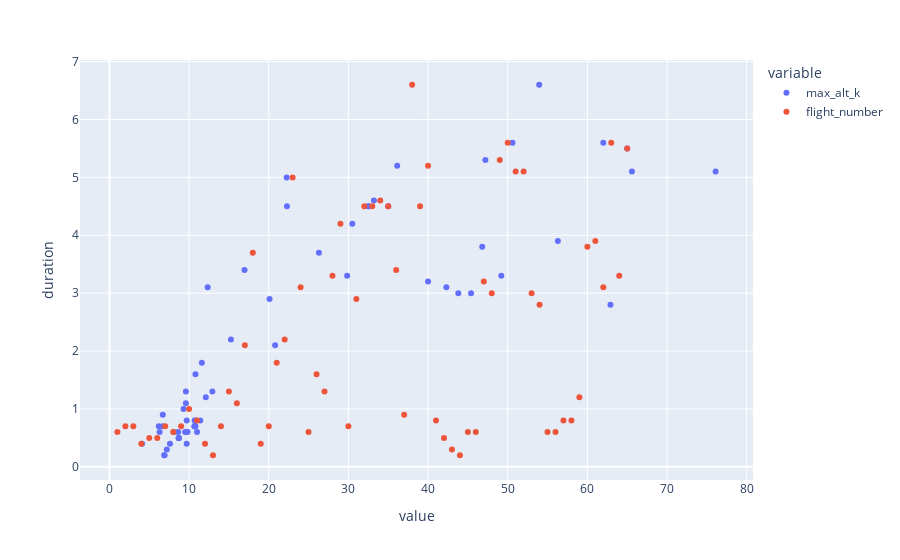

Notebook code for this chart:
### Code cell
px.scatter(flts, x=['max_alt_k', 'flight_number'], y='duration', labels=["Duration (hours)"])

### Figure 1 — Plotly figure (JSON) as saved in the notebook; plotly's stock layout.template omitted (floating-point values rounded to 4 significant figures)
{"data": [{"hovertemplate": "variable=max_alt_k<br>value=%{x}<br>duration=%{y}<extra></extra>", "legendgroup": "max_alt_k", "marker": {"color": "#636efa", "symbol": "circle"}, "mode": "markers", "name": "max_alt_k", "orientation": "v", "showlegend": true, "type": "scatter", "x": [8.1, 10.8, 10.7, 7.6, 8.7, 8.7, 10.7, 9.5, 10.7, 9.3, 11.4, 9.7, 6.9, 10.7, 9.6, 9.6, 20.8, 26.3, 4.1, 6.7, 11.6, 15.25, 22.25, 12.33, 6.3, 10.8, 12.92, 29.84, 30.49, 6.2, 20.1, 32.58, 32.46, 33.2, 22.29, 16.96, 6.7, 53.95, 35.01, 36.13, 10.8, 8.7, 7.2, 6.9, 8.624, 11, 40, 43.8, 47.2, 62, 65.6, 76.1, 45.4, 62.9, 9.8, 9.7, 10.7, 9.7, 12.1, 46.8, 56.3, 42.3, 50.6, 49.2, 65], "xaxis": "x", "y": [0.6, 0.7, 0.7, 0.4, 0.5, 0.5, 0.7, 0.6, 0.7, 1, 0.8, 0.4, 0.2, 0.7, 1.3, 1.1, 2.1, 3.7, 0.4, 0.7, 1.8, 2.2, 5, 3.1, 0.6, 1.6, 1.3, 3.3, 4.2, 0.7, 2.9, 4.5, 4.5, 4.6, 4.5, 3.4, 0.9, 6.6, 4.5, 5.2, 0.8, 0.5, 0.3, 0.2, 0.6, 0.6, 3.2, 3, 5.3, 5.6, 5.1, 5.1, 3, 2.8, 0.6, 0.6, 0.8, 0.8, 1.2, 3.8, 3.9, 3.1, 5.6, 3.3, 5.5], "yaxis": "y"}, {"hovertemplate": "variable=flight_number<br>value=%{x}<br>duration=%{y}<extra></extra>", "legendgroup": "flight_number", "marker": {"color": "#EF553B", "symbol": "circle"}, "mode": "markers", "name": "flight_number", "orientation": "v", "showlegend": true, "type": "scatter", "x": [1, 2, 3, 4, 5, 6, 7, 8, 9, 10, 11, 12, 13, 14, 15, 16, 17, 18, 19, 20, 21, 22, 23, 24, 25, 26, 27, 28, 29, 30, 31, 32, 33, 34, 35, 36, 37, 38, 39, 40, 41, 42, 43, 44, 45, 46, 47, 48, 49, 50, 51, 52, 53, 54, 55, 56, 57, 58, 59, 60, 61, 62, 63, 64, 65], "xaxis": "x", "y": [0.6, 0.7, 0.7, 0.4, 0.5, 0.5, 0.7, 0.6, 0.7, 1, 0.8, 0.4, 0.2, 0.7, 1.3, 1.1, 2.1, 3.7, 0.4, 0.7, 1.8, 2.2, 5, 3.1, 0.6, 1.6, 1.3, 3.3, 4.2, 0.7, 2.9, 4.5, 4.5, 4.6, 4.5, 3.4, 0.9, 6.6, 4.5, 5.2, 0.8, 0.5, 0.3, 0.2, 0.6, 0.6, 3.2, 3, 5.3, 5.6, 5.1, 5.1, 3, 2.8, 0.6, 0.6, 0.8, 0.8, 1.2, 3.8, 3.9, 3.1, 5.6, 3.3, 5.5], "yaxis": "y"}], "layout": {"autosize": true, "legend": {"title": {"text": "variable"}, "tracegroupgap": 0}, "margin": {"t": 60}, "xaxis": {"anchor": "y", "autorange": true, "domain": [0, 1], "range": [-3.667, 80.77], "title": {"text": "value"}, "type": "linear"}, "yaxis": {"anchor": "x", "autorange": true, "domain": [0, 1], "range": [-0.2538, 7.054], "title": {"text": "duration"}, "type": "linear"}}}
